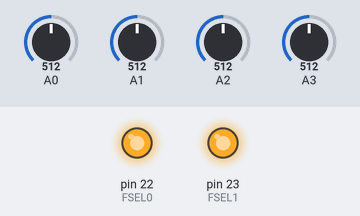
Simulated run of this sketch. Board: Arduino Mega 2560, built with avr-gcc and run on an emulated ATmega2560. Parts: output pins drawn as LEDs (lit = HIGH). The inputs (shaded band) are chosen by the test bench; at power-on: A0 = 512, A1 = 512, A2 = 512, A3 = 512. What the sketch prints to the serial monitor is not drawn.

Above: at 1.2 s.
1.3 s: A0 set to 11
2.8 s: A0 set to 8
Timing chart, 0 to 5.8 s (numbered marks = the images above; inputs shaded):
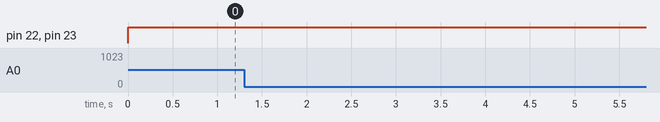

The sketch:

0sc1v.ino
```cpp
#include "faders.h"
#include "stdlib.h"

// lookup is [(b)ank][(f)ader]:  n = b*3 + f
//uint *fader[3][3] = {
//  { 0,0,0,0 },
//  { 0,0,0,0 },
//  { 0,0,0,0 },
//  { 0,0,0,0 }
//}

using namespace Faders;

void setup() {
	Serial.begin(38400);
	analogReference(EXTERNAL);

	Faders::Setup();
	Faders::SetBank(0);
}

void loop() {
	int f;
	int faders[16];
	char buffer[50];

	Faders::Read(faders);

	for (f = 0; f < 16; f++) {
		sprintf(buffer, "%u: %u", f, faders[f]);
		Serial.println(buffer);
	}

	delay(250);
}
```

faders.cpp
```cpp
#include "Arduino.h"
#include "faders.h"

namespace Faders {

	void Setup() {
		pinMode(FSEL0, OUTPUT);
		pinMode(FSEL1, OUTPUT);
	}

	void SetBank(int bank) {
		digitalWrite(FSEL0, bank & B01);
		digitalWrite(FSEL1, bank & B10);
	}

	void Read(int faders[16]) {
		int b, f;

		for (b = 0; b < 4; b++) {
			SetBank(b); // TODO this might need a sleep
			for (f = 0; f < 4; f++) {
				faders[(f * 4) + b] = analogRead(f);
			}
		}
	}
}
```

faders.h
```cpp
#include "Arduino.h"

const int FSEL0 = 22;
const int FSEL1 = 23;

namespace Faders {
	void Setup();

	void SetBank(int bank);

	void Read(int faders[16]);
}
```
